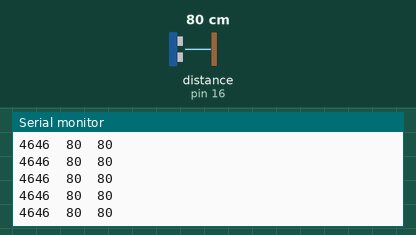
Recording of a sketch running on a simulated Arduino Uno, built with avr-gcc and run on an emulated ATmega328P. Shown: the last lines printed to the serial monitor. Wiring (inferred from the names in the program): ultrasonic range finder: trigger pin 17; echo pin 16. The test bench sets the inputs (shaded band); at power-on: distance to the obstacle (sensor on pin 16) 80 cm. The echo pulse lasts 58.3 µs per cm.

Above: at 1.2 s.
1.3 s: distance to the obstacle (sensor on pin 16) set to 250 cm
At 1.36 s:
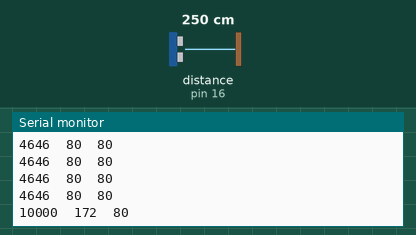
4.3 s: distance to the obstacle (sensor on pin 16) set to 2 cm
At 4.3 s:
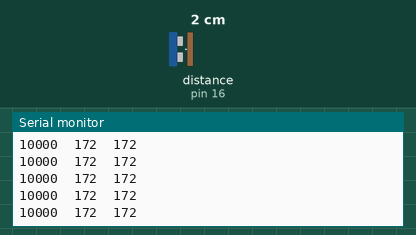
5.8 s: distance to the obstacle (sensor on pin 16) set to 4 cm
At 5.84 s:
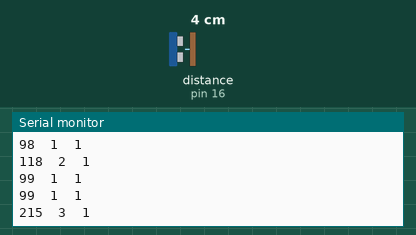
Timing chart, 0 to 8.8 s (numbered marks = the images above; inputs shaded):
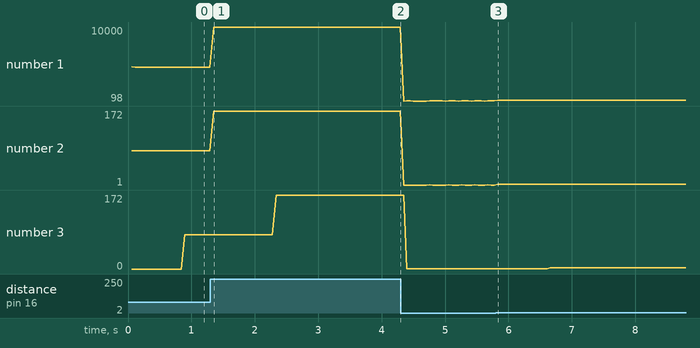

The sketch:

Distance_Senser.ino
```cpp
/* HC_SR04
   Paul Badger 2016-revised 2018
   Code for inexpensive sonar sensor
   Warning: You get what you pay for!
   Valley filter eliminates a lot of glitches
   Set up into two functions that you can paste
   into your sketch.
*/

void setup() {
  Serial.begin (9600);

}

void loop() {
  readSensor();
}

unsigned int readSensor() {
#define DUBUG_HC_SRO4 // comment out to get rid of debug printing

  const int trigPin = 17;  // change to the microController pin you are using
  const int echoPin = 16;  // change to the microController pin you are using
  const unsigned int maxDuration = 10000; // around 5 feet - increase if you are trying to sense further
  //                                       // this sensor will not sense people reliably(soft clothing) at
  //                                       // distance past a few feet though
  //                                       // the sensor gets flaky at greater distances.
  const unsigned int readDelay = 50;   // datasheets recommend not reading more often than 50 mS
  //                        // this lets echoes die down from last read
  const unsigned int speed_of_sound_uS_CM = 29;     // speed of sound microseconds per centimeter
  unsigned int duration;
  static unsigned int lastDuration;
  static unsigned int distance_CM, filteredOutput;
  static unsigned int lastRead;     // use long instead of int for Arduino board
  static bool initialized = false;  // flag to set pinMode for pins


  if (!initialized) {
    pinMode(trigPin, OUTPUT);
    pinMode(echoPin, INPUT);
    initialized = true;
  }

  if (millis() - lastRead > readDelay) {  // datasheet says don't read oftener than 50 mS

    digitalWrite(trigPin, HIGH);
    delayMicroseconds(10);
    digitalWrite(trigPin, LOW);
    delayMicroseconds(200);  // wait as long as possible for transmit transducer to stop ringing
    // before looking for a return pulse
    // if you get zeros in your output reduce 250 by a little, say 200
    duration = pulseIn(echoPin, HIGH, maxDuration);
    // third parameter is the timeout - the sensor
    // has a really long timeout that can slow down your
    // loop significantly if sensor doesn't find an echo
    if (duration == 0) duration = maxDuration;  // eliminate zero if sensor times out

    distance_CM = (duration / 2) / speed_of_sound_uS_CM;
    // for inches change divide distance_CM by 2.54

     filteredOutput = valleyFilter(distance_CM);

    /* TODO - there seems to be an occaisional "runt pulse" ie false output
     *  that happens just after the sensor times out by the pulseIn() function
     *  Probably it's the sensor but possibly the pulseIn function?
     *  Maybe try to filter this out?
    */

#ifdef DUBUG_HC_SRO4          // uncomment #define above to debug
    Serial.print(duration);
    Serial.print("\t"); // print tab
    Serial.print(distance_CM);
    Serial.print("\t"); // print tab
    Serial.println(filteredOutput);   // noise filter uses raw duration val, return CM
#endif

    lastRead = millis();
  }

  // return distance_CM;  // uncomment for raw values
  return filteredOutput;  // to use the valleyFilter - highly recommended
}

unsigned int valleyFilter(int distance_CM) {
  /* saves the minimum (ie closest) value returned by the sensor for a length of time set below */
  const unsigned int TIME_CONSTANT_MS = 750;      // total time in which to find peak
  const unsigned int SAMPLES_INTERVAL_MS = 100;   // how often to record peaks
  const unsigned int MAX_SAMPLES = (TIME_CONSTANT_MS / SAMPLES_INTERVAL_MS) + 1;

  // these variables all need to be remembered between function calls
  // hence we need to declare them static
  static unsigned int samples[MAX_SAMPLES + 1];
  static unsigned int valley = 65000;
  static unsigned int returnValley;
  static unsigned int lastTime;
  static unsigned int index = 0;


  if (distance_CM < valley) { // if true we found a new valley
    valley = distance_CM;     // store the value in valley variable
  }

  if (millis() - lastTime > SAMPLES_INTERVAL_MS) {
    index = (index + 1) % MAX_SAMPLES; // modulo makes index roll over back to 0 after max
    samples[index] = valley;

    returnValley = 65000; // set variable to a large number since we are looking for minimums
    // now find the valley in the array
    for (int i = 0; i < MAX_SAMPLES; i++) {  // index through the array looking for new minimums
      if (samples[i] < returnValley) { // if true we found a new valley
        returnValley = samples[i];
      }
    }
    valley = 65000;
    lastTime = millis(); // update lastTime for timer
  }

  return returnValley;
}
```

Measured:
- after the input at 1.3 s, the serial monitor: prints a new line after 0.05 s (image 1)
- after the input at 5.8 s, the serial monitor: prints a new line at once (image 3)
- plotted number 1: 4646 → 10000 after the input at 1.3 s, 10000 → 99 after the input at 4.3 s, 99 → 216 after the input at 5.8 s
- plotted number 2: 80 → 172 after the input at 1.3 s, 172 → 1 after the input at 4.3 s, 1 → 3 after the input at 5.8 s
- plotted number 3: 80 → 172 after the input at 1.3 s, 172 → 1 after the input at 4.3 s, 1 → 3 after the input at 5.8 s
